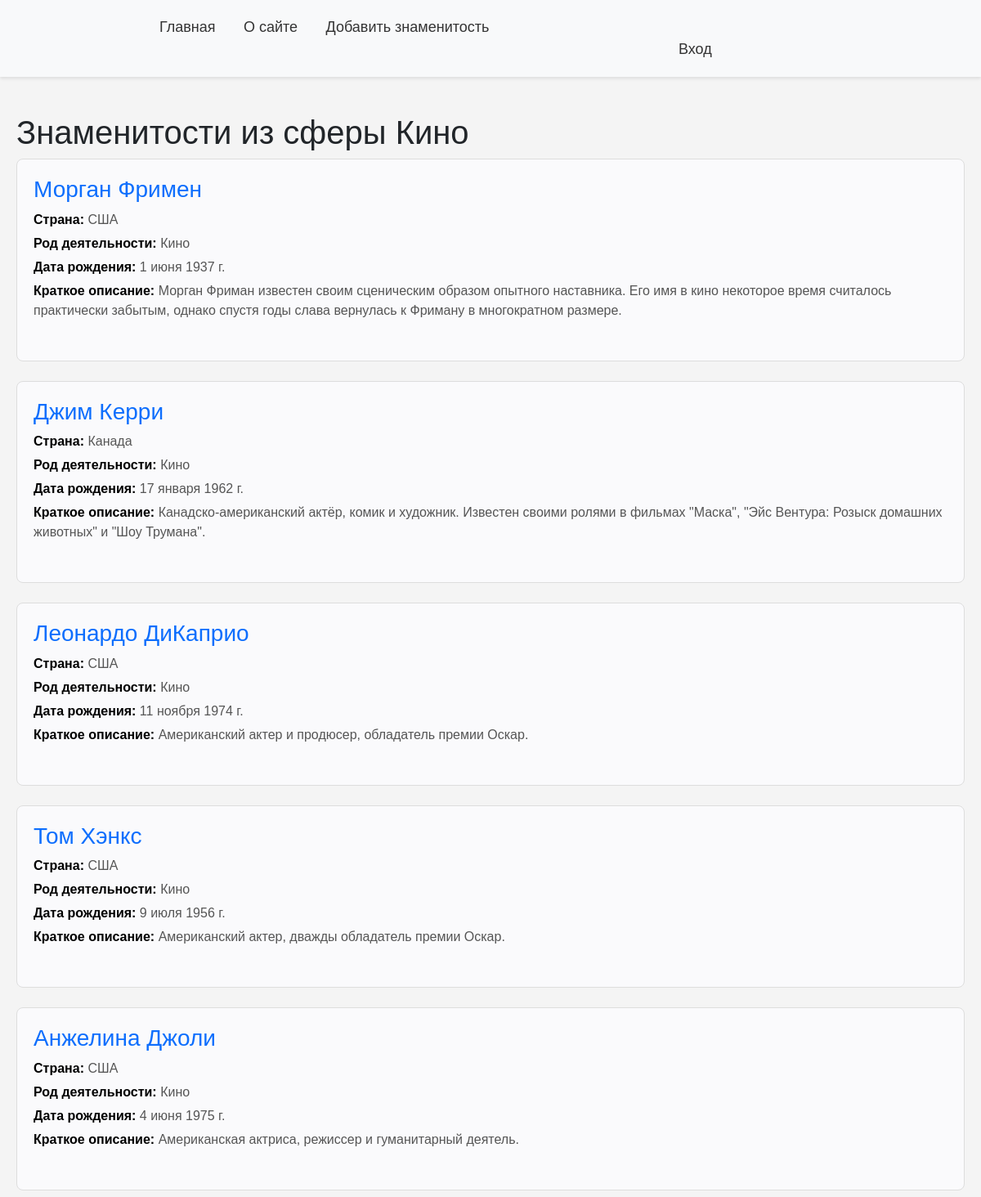
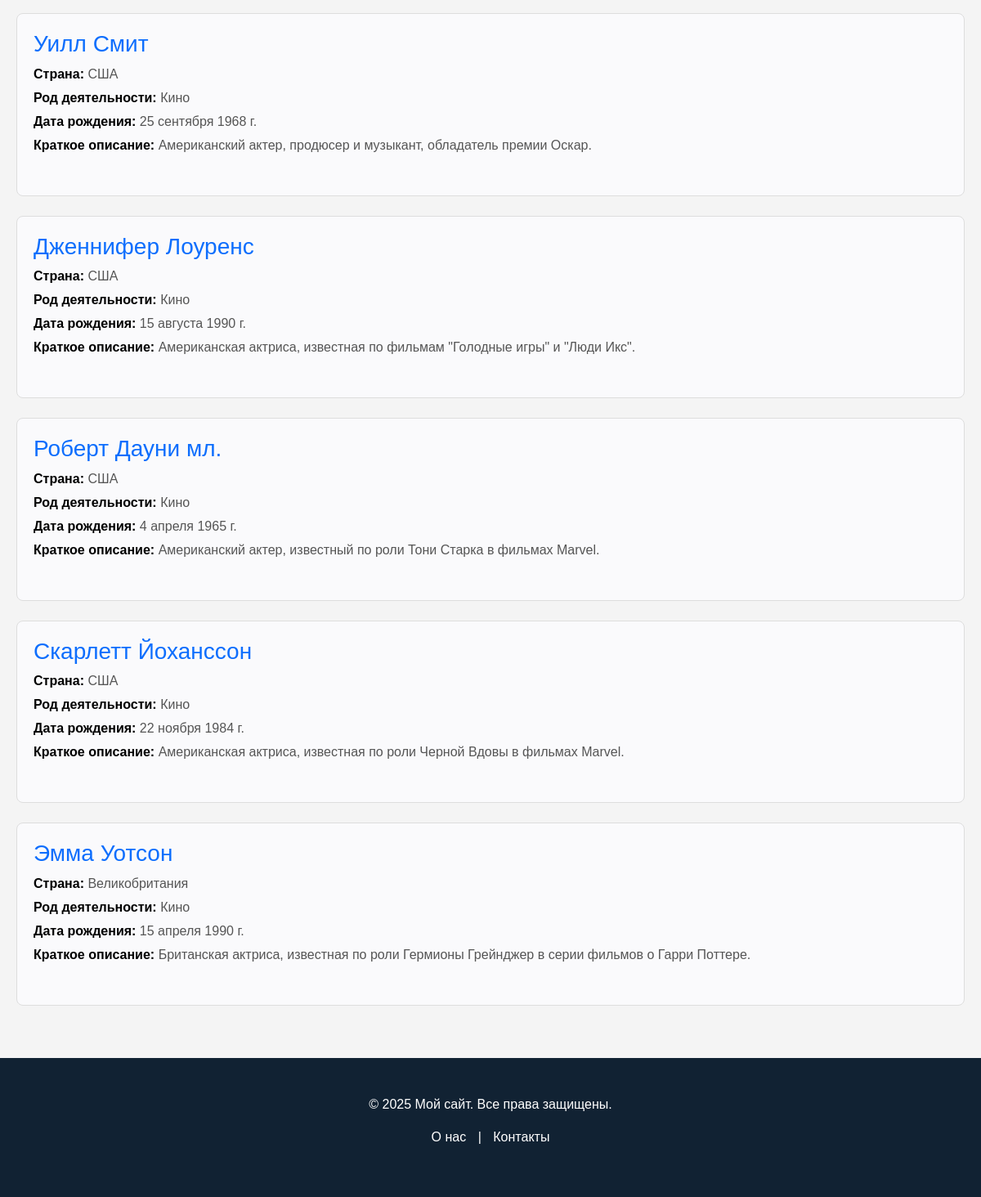
Page /category/kino/ on the committed database (2 pictures, top to bottom).
### stars/models.py (models this page shows, shortened)
class Stars(models.Model):
    class Status(models.IntegerChoices):
        DRAFT = 0
        PUBLISHED = 1
    name = models.CharField(max_length=30, verbose_name='Имя')
    slug = models.SlugField(max_length=50, db_index=True, unique=True)
    country = models.CharField(max_length=20, verbose_name='Страна')
    birth_date = models.DateField(blank=True, verbose_name='Дата рождения')
    content = models.TextField(blank=True, verbose_name='Краткая биография')
    full_content = models.TextField(blank=True, verbose_name='Биография')
    photo = models.ImageField(upload_to="photos/%Y/%m/%d/", default=None, blank=True,
                              null=True, verbose_name="Фото")
    time_create = models.DateTimeField(auto_now_add=True, verbose_name='Время создания')
    time_update = models.DateTimeField(auto_now=True, verbose_name='Время изменения')
    is_published = models.BooleanField(choices=tuple(map(lambda x: (bool(x[0]), x[1]), Status.choices)),
                                       default=Status.DRAFT, verbose_name='Статус')
    cat = models.ForeignKey('Category', on_delete=models.PROTECT, verbose_name='Категория')
    objects = models.Manager()
    published = PublishedModel()
    class Meta:
        ordering = ['-time_create']
        indexes = [
            models.Index(fields=['-time_create']),
        ]
        verbose_name = 'Знаменитости'
        verbose_name_plural = 'Знаменитости'

class Category(models.Model):
    name = models.CharField(max_length=255, db_index=True, verbose_name='Категория')
    slug = models.SlugField(max_length=255, unique=True, db_index=True)
    def __str__(self):
        return self.name
    class Meta:
        verbose_name = 'Категории'
        verbose_name_plural = 'Категории'

### stars/views.py (the view)
# urls.py: path('category/<slug:cat_slug>/', views.StarsCategory.as_view(), name='category'),
class StarsCategory(ListView):
    template_name = 'stars/category.html'
    context_object_name = 'person'
    allow_empty = False
    def get_context_data(self, *, object_list=None, **kwargs):
        context = super().get_context_data(**kwargs)
        category = context['person'][0].cat
        context['title'] = f'Знаменитости из сферы {category.name}'
        return context
    def get_queryset(self):
        return Stars.published.filter(cat__slug=self.kwargs['cat_slug']).select_related('cat')

### stars/models.py (called while the page is built)
    def get_queryset(self):
        return super().get_queryset().filter(is_published=Stars.Status.PUBLISHED)

### stars/templates/stars/category.html
{% extends 'base.html' %}
{% block content %}
<h1>{{title}}</h1>
{% for celebrity in person %}
                <div class="card mb-4">
                    <div class="mb-4">
                        <h3><a href="{% url 'person' celebrity.slug %}" class="text-decoration-none">{{ celebrity.name }}</a></h3>
                        <p><strong>Страна:</strong> {{ celebrity.country }}</p>
                        <p><strong>Род деятельности:</strong> {{ celebrity.cat }}</p>
                        <p><strong>Дата рождения:</strong> {{ celebrity.birth_date }}</p>
                        <p><strong>Краткое описание:</strong> {{ celebrity.content }}</p>
                    </div>
                </div>
            {% endfor %}
{% endblock %}

### templates/base.html (style rules this page uses)
body { font-family: Arial, sans-serif; background-color: #f4f4f4; margin: 0; padding: 0; display: flex; flex-direction: column; min-height: 100vh; }
.card { border: 1px solid #ddd; border-radius: 8px; padding: 20px; margin-bottom: 20px; background-color: #fafafc; }
.card p { margin: 5px 0; color: #555; }
.card p strong { color: #000; }
.text-decoration-none { text-decoration: none; }

### rows in the picture
Stars: name "Морган Фримен", country "США", cat "Кино", birth_date "1 июня 1937 г.", content "Морган Фриман известен своим сценическим образом опытного наставника. Его имя в кино некоторое время считалось практически забытым, однако спустя годы слава вернулась к Фриману в многократном размере."
Stars: name "Джим Керри", country "Канада", cat "Кино", birth_date "17 января 1962 г.", content "Канадско-американский актёр, комик и художник. Известен своими ролями в фильмах \"Маска\", \"Эйс Вентура: Розыск домашних животных\" и \"Шоу Трумана\"."
Stars: name "Леонардо ДиКаприо", country "США", cat "Кино", birth_date "11 ноября 1974 г.", content "Американский актер и продюсер, обладатель премии Оскар."
Stars: name "Том Хэнкс", country "США", cat "Кино", birth_date "9 июля 1956 г.", content "Американский актер, дважды обладатель премии Оскар."
Stars: name "Анжелина Джоли", country "США", cat "Кино", birth_date "4 июня 1975 г.", content "Американская актриса, режиссер и гуманитарный деятель."
Stars: name "Уилл Смит", country "США", cat "Кино", birth_date "25 сентября 1968 г.", content "Американский актер, продюсер и музыкант, обладатель премии Оскар."
Stars: name "Дженнифер Лоуренс", country "США", cat "Кино", birth_date "15 августа 1990 г.", content "Американская актриса, известная по фильмам \"Голодные игры\" и \"Люди Икс\"."
Stars: name "Роберт Дауни мл.", country "США", cat "Кино", birth_date "4 апреля 1965 г.", content "Американский актер, известный по роли Тони Старка в фильмах Marvel."
Stars: name "Скарлетт Йоханссон", country "США", cat "Кино", birth_date "22 ноября 1984 г.", content "Американская актриса, известная по роли Черной Вдовы в фильмах Marvel."
Stars: name "Эмма Уотсон", country "Великобритания", cat "Кино", birth_date "15 апреля 1990 г.", content "Британская актриса, известная по роли Гермионы Грейнджер в серии фильмов о Гарри Поттере."

### other values in the picture
{{ title }} "Знаменитости из сферы Кино"
